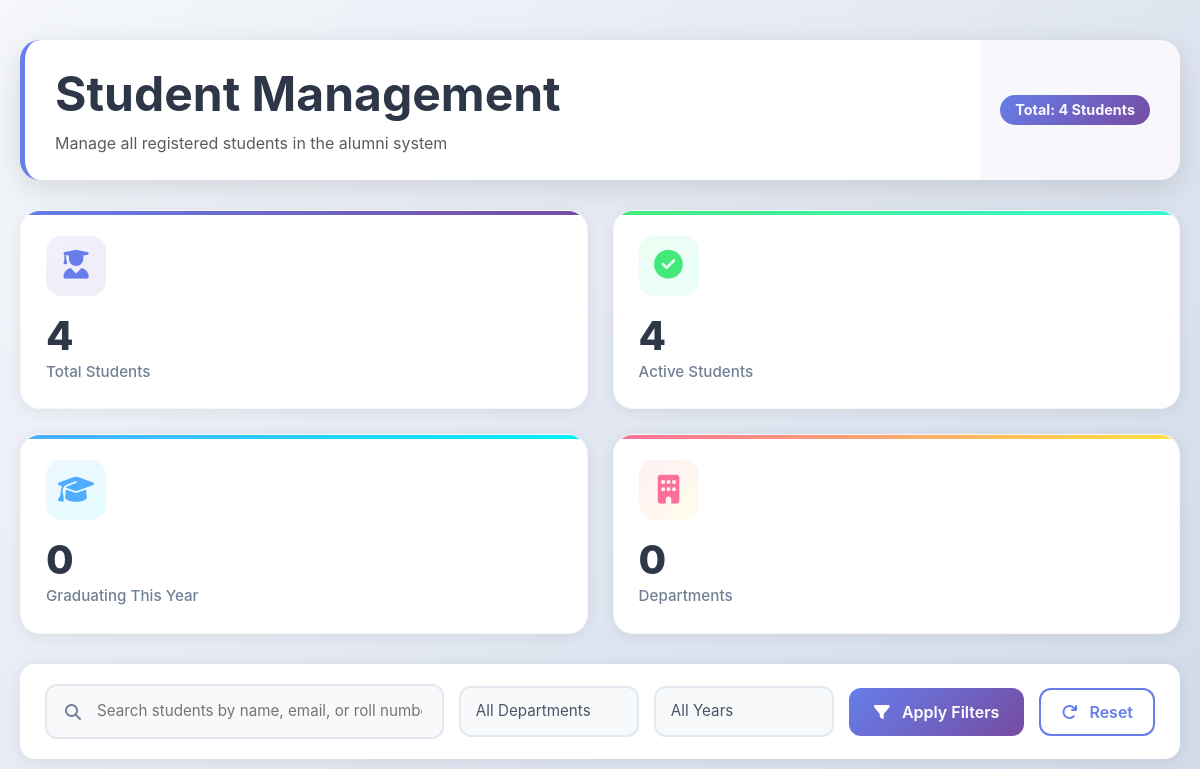
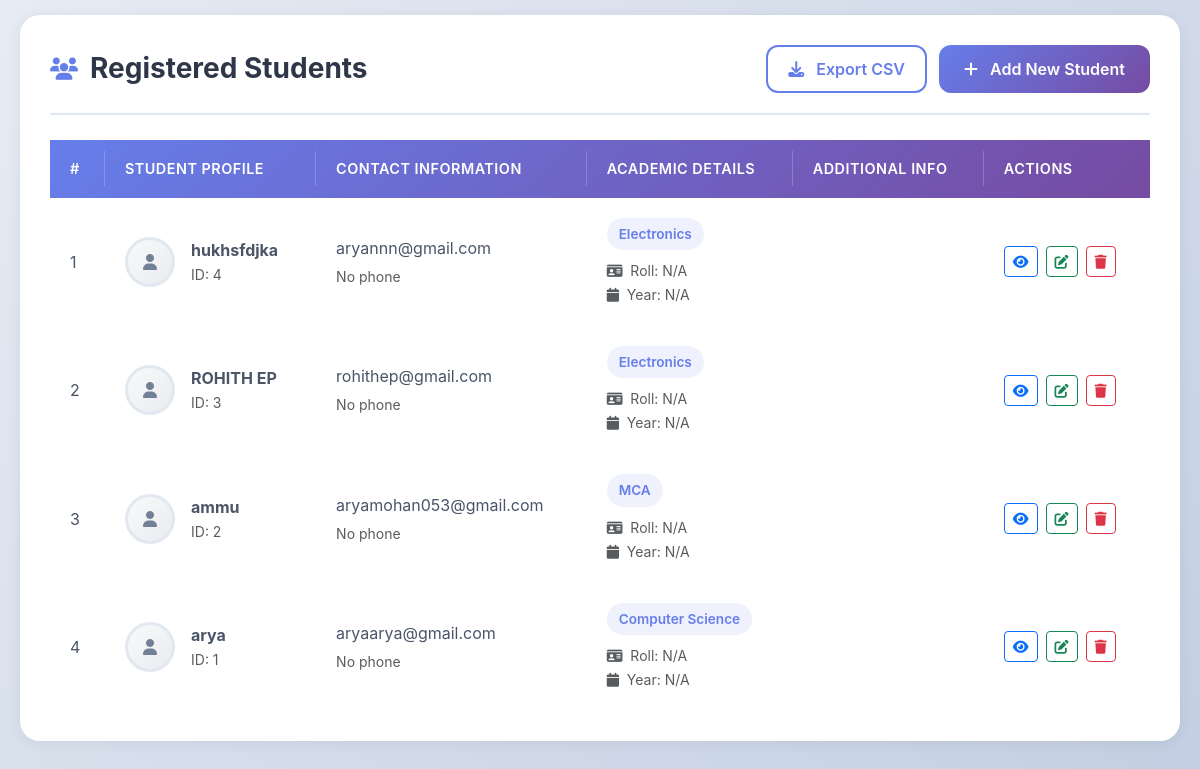
/staff/students/ (signed in), run on an earlier commit of the app's database (2 pictures, top to bottom).
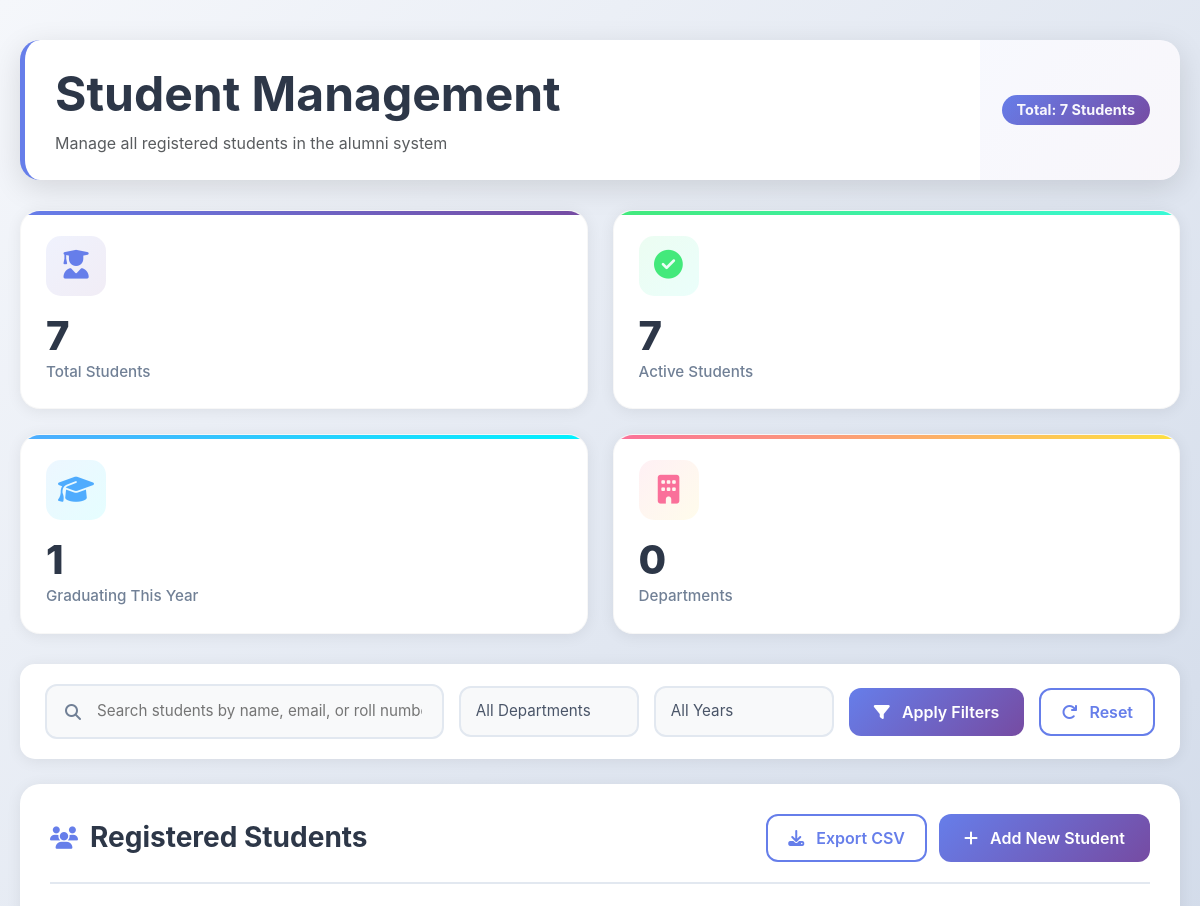
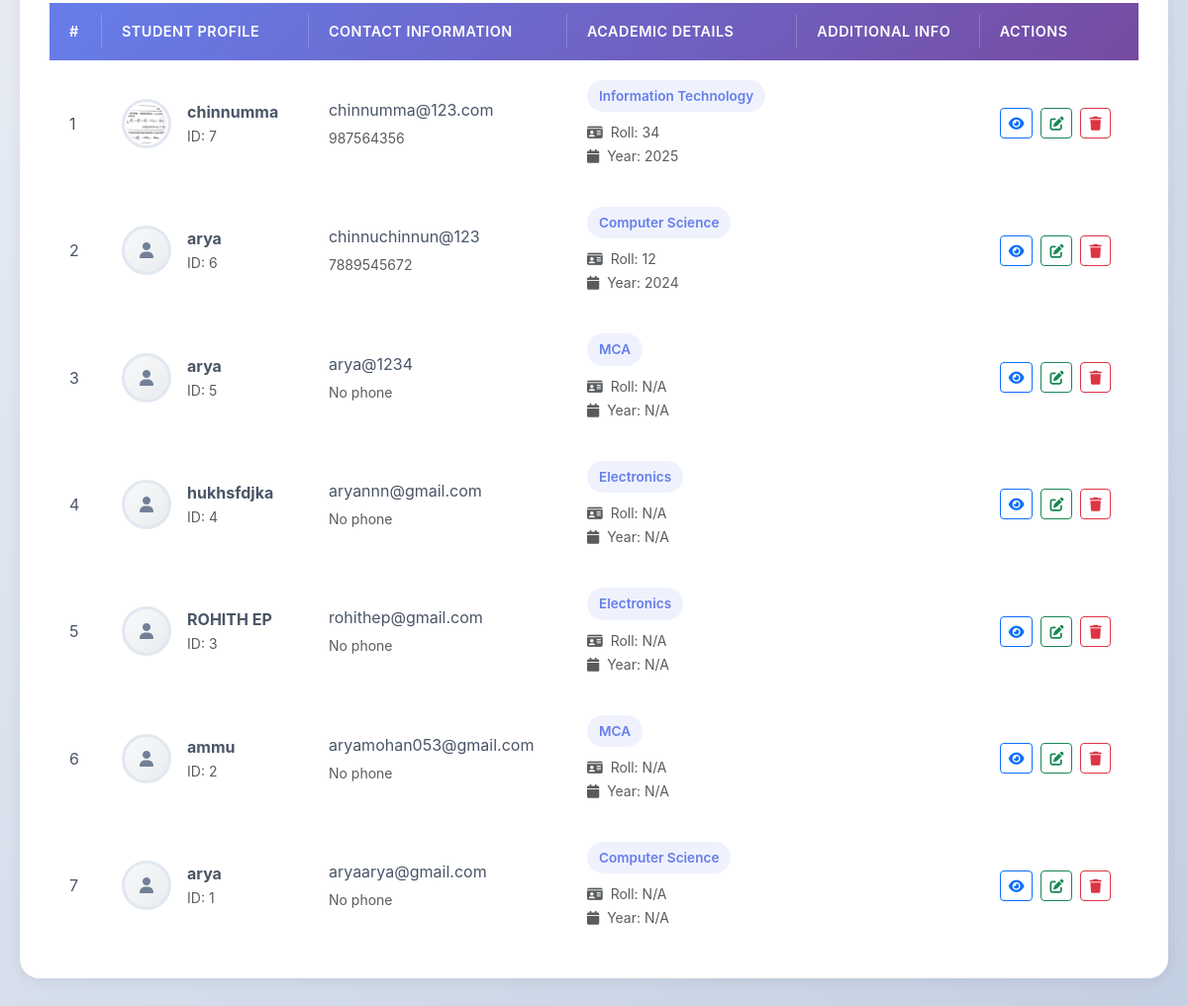
And on a later commit of the database (2 pictures, top to bottom).
### pages/models.py (models this page shows, shortened)
class StudentProfile(models.Model):
    user = models.OneToOneField(User, on_delete=models.CASCADE)
    roll_number = models.CharField(max_length=50, blank=True, null=True)
    department = models.CharField(max_length=100, blank=True, null=True)
    batch = models.CharField(max_length=20, blank=True, null=True)
    year_of_passing = models.IntegerField(blank=True, null=True)
    phone = models.CharField(max_length=20, blank=True, null=True)
    current_company = models.CharField(max_length=100, blank=True, null=True)
    role = models.CharField(max_length=100, blank=True, null=True)
    experience_years = models.IntegerField(blank=True, null=True)
    profile_photo = models.ImageField(upload_to='profile_photos/', blank=True, null=True)
    location = models.CharField(max_length=200, blank=True, null=True)

### pages/views.py (the view)
# urls.py: path('students/', students_list, name='students'),
@login_required
def students_list(request):
    students = StudentProfile.objects.all().order_by('-id')
    current_year = datetime.datetime.now().year
    context = {
        'students': students,
        'active_students': students.count(),
        'graduating_this_year': students.filter(
            Q(year_of_passing=str(current_year)) | Q(year_of_passing=current_year)
        ).count(),
        'departments_count': Department.objects.count(),
        'departments': Department.objects.all(),
    }
    return render(request, "pages/students_list.html", context)

### templates/pages/students_list.html (shortened to what this page needs)
{% load static %}
<!DOCTYPE html>
<html lang="en">
<head>
    <link href="https://cdn.jsdelivr.net/npm/bootstrap@5.3.0/dist/css/bootstrap.min.css" rel="stylesheet">
    <link rel="stylesheet" href="https://cdnjs.cloudflare.com/ajax/libs/font-awesome/6.4.0/css/all.min.css">
</head>
<body>
<div class="main-container">
    <div class="page-header fade-in">
        <div class="d-flex justify-content-between align-items-center">
            <div>
                <h1 class="display-5 mb-2">Student Management</h1>
                <p class="text-muted mb-0">Manage all registered students in the alumni system</p>
            </div>
            <span class="badge">Total: {{ students.count }} Students</span>
        </div>
    </div>
    <div class="stats-container fade-in">
        <div class="stat-card fade-in">
            <div class="stat-icon">
                <i class="fas fa-user-graduate"></i>
            </div>
            <div class="stat-value">{{ students.count }}</div>
            <div class="stat-label">Total Students</div>
        </div>
        <div class="stat-card fade-in delay-1">
            <div class="stat-icon">
                <i class="fas fa-check-circle"></i>
            </div>
            <div class="stat-value">{{ active_students }}</div>
            <div class="stat-label">Active Students</div>
        </div>
        <div class="stat-card fade-in delay-2">
            <div class="stat-icon">
                <i class="fas fa-graduation-cap"></i>
            </div>
            <div class="stat-value">{{ graduating_this_year }}</div>
            <div class="stat-label">Graduating This Year</div>
        </div>
        <div class="stat-card fade-in delay-3">
            <div class="stat-icon">
                <i class="fas fa-building"></i>
            </div>
            <div class="stat-value">{{ departments_count }}</div>
            <div class="stat-label">Departments</div>
        </div>
    </div>
    <div class="filter-bar fade-in">
        <div class="search-box">
            <i class="fas fa-search"></i>
            <input type="text" id="searchInput" placeholder="Search students by name, email, or roll number...">
        </div>
        <select class="filter-select" id="departmentFilter">
            <option value="">All Departments</option>
        </select>
        <select class="filter-select" id="yearFilter">
            <option value="">All Years</option>
        </select>
        <button class="btn btn-primary" id="applyFilters">
            <i class="fas fa-filter me-2"></i> Apply Filters
        </button>
        <button class="btn-outline" id="resetFilters">
            <i class="fas fa-redo me-2"></i> Reset
        </button>
    </div>
    <div class="table-container fade-in">
        <div class="table-header">
            <h3><i class="fas fa-users"></i> Registered Students</h3>
            <div class="action-btns">
                <button class="btn-outline" onclick="exportTableToCSV()">
                    <i class="fas fa-download me-2"></i> Export CSV
                </button>
                <button class="btn-primary" onclick="addNewStudent()">
                    <i class="fas fa-plus me-2"></i> Add New Student
                </button>
            </div>
        </div>
        {% if students %}
            <div class="table-responsive">
                <table class="data-table" id="studentsTable">
                    <thead>
                        <tr>
                            <th>#</th>
                            <th>Student Profile</th>
                            <th>Contact Information</th>
                            <th>Academic Details</th>
                            <th>Additional Info</th>
                            <th>Actions</th>
                        </tr>
                    </thead>
                    <tbody>
                        {% for student in students %}
                        <tr>
                            <td>{{ forloop.counter }}</td>
                            <td>
                                <div class="d-flex align-items-center">
                                    {% if student.profile_photo %}
                                        <img src="{{ student.profile_photo.url }}" class="student-avatar me-3" alt="{{ student.user.get_full_name }}">
                                    {% else %}
                                        <div class="avatar-placeholder me-3">
                                            <i class="fas fa-user"></i>
                                        </div>
                                    {% endif %}
                                    <div>
                                        <strong class="d-block">
                                            {% if student.user.get_full_name %}
                                                {{ student.user.get_full_name }}
                                            {% else %}
                                                {{ student.user.username }}
                                            {% endif %}
                                        </strong>
                                        <small class="text-muted">ID: {{ student.id }}</small>
                                    </div>
                                </div>
                            </td>
                            <td>
                                <div class="mb-1">{{ student.user.email }}</div>
                                <small class="text-muted">{{ student.phone|default:"No phone" }}</small>
                            </td>
                            <td>
                                <div class="mb-1">
                                    <span class="department-badge">{{ student.department|default:"Not Assigned" }}</span>
                                </div>
                                <div class="mt-2">
                                    <small class="text-muted">
                                        <i class="fas fa-id-card me-1"></i>
                                        Roll: {{ student.roll_number|default:"N/A" }}
                                    </small>
                                    <br>
                                    <small class="text-muted">
                                        <i class="fas fa-calendar me-1"></i>
                                        Year: {{ student.year_of_passing|default:"N/A" }}
                                    </small>
                                </div>
                            </td>
                            <td>
                            </td>
                            <td>
                                <div class="d-flex gap-2">
                                    <button class="btn btn-sm btn-outline-primary" onclick="viewStudent({{ student.id }})">
                                        <i class="fas fa-eye"></i>
                                    </button>
                                    <button class="btn btn-sm btn-outline-success" onclick="editStudent({{ student.id }})">
                                        <i class="fas fa-edit"></i>
                                    </button>
                                    <button class="btn btn-sm btn-outline-danger" onclick="confirmDelete({{ student.id }})">
                                        <i class="fas fa-trash"></i>
                                    </button>
                                </div>
                            </td>
                        </tr>
                        {% endfor %}
                    </tbody>
                </table>
            </div>
        {% endif %}
    </div>
</div>
</body>
</html>

What changed in the data, as far as the page shows it:
added StudentProfile: profile_photo (picture), user.get_full_name "chinnumma", id "7", user.email "chinnumma@123.com", phone "987564356", department "Information Technology", roll_number "34", year_of_passing "2025"
added StudentProfile: user.get_full_name "arya", id "6", user.email "chinnuchinnun@123", phone "7889545672", department "Computer Science", roll_number "12", year_of_passing "2024"
added StudentProfile: user.get_full_name "arya", id "5", user.email "arya@1234", phone "No phone", department "MCA", roll_number "N/A", year_of_passing "N/A"
Also different on the page:
{{ students.count }}: "4" → "7"
{{ active_students }}: "4" → "7"
{{ graduating_this_year }}: "0" → "1"
